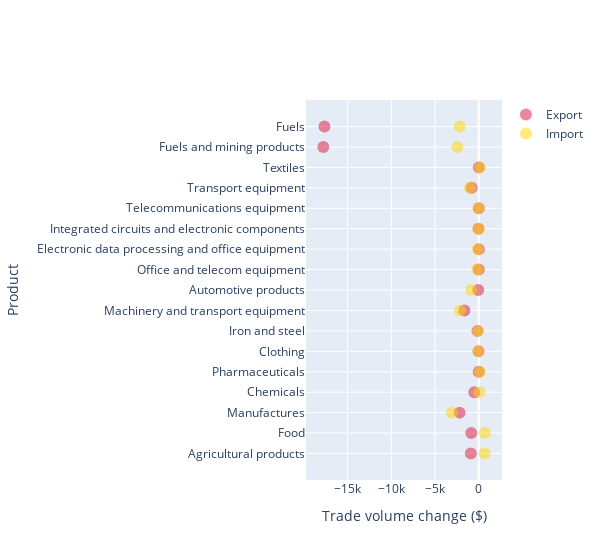

This figure's notebook cell:
### Code cell
fig = go.Figure()
fig.add_trace(go.Scatter(
    x=product_new["Export change"],
    y=product_new["Product"],
    opacity=0.5,
    marker=dict(color="crimson", size=12),
    mode="markers",
    name="Export",
))

fig.add_trace(go.Scatter(
    x=product_new["Import change"],
    y=product_new["Product"],
    opacity=0.5,
    marker=dict(color="gold", size=12),
    mode="markers",
    name="Import",
))
fig.update_layout(
    width=600)

fig.update_layout(
                  xaxis_title="Trade volume change ($)",
                  yaxis_title="Product")

### Figure 1 — Plotly figure (JSON) as saved in the notebook; plotly's stock layout.template omitted (floating-point values rounded to 4 significant figures)
{"data": [{"marker": {"color": "crimson", "size": 12}, "mode": "markers", "name": "Export", "opacity": 0.5, "type": "scatter", "x": [-904, -856, -2189, -510, 5, -22, -145, -1636, -56, 0, 18, -29, 10, -824, 10, -17788, -17657], "y": ["Agricultural products", "Food", "Manufactures", "Chemicals", "Pharmaceuticals", "Clothing", "Iron and steel", "Machinery and transport equipment", "Automotive products", "Office and telecom equipment", "Electronic data processing and office equipment", "Integrated circuits and electronic components", "Telecommunications equipment", "Transport equipment", "Textiles", "Fuels and mining products", "Fuels"]}, {"marker": {"color": "gold", "size": 12}, "mode": "markers", "name": "Import", "opacity": 0.5, "type": "scatter", "x": [672, 683, -3064, 73, 143, -46, -76, -2154, -867, -142, -99, -14, -30, -1001, 128, -2436, -2178], "y": ["Agricultural products", "Food", "Manufactures", "Chemicals", "Pharmaceuticals", "Clothing", "Iron and steel", "Machinery and transport equipment", "Automotive products", "Office and telecom equipment", "Electronic data processing and office equipment", "Integrated circuits and electronic components", "Telecommunications equipment", "Transport equipment", "Textiles", "Fuels and mining products", "Fuels"]}], "layout": {"width": 600, "xaxis": {"title": {"text": "Trade volume change ($)"}}, "yaxis": {"title": {"text": "Product"}}}}
